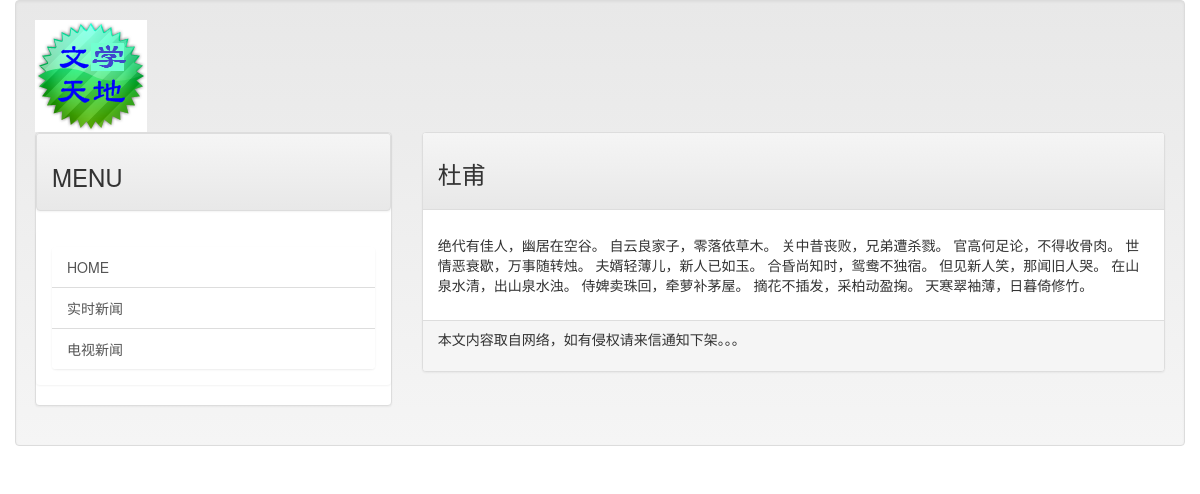
The app's page /post/four with its own data.
### mainsite/models.py (models this page shows, shortened)
class Post(models.Model):
    title = models.CharField(max_length=200)
    slug = models.CharField(max_length=200)
    body = models.TextField()
    pub_date = models.DateTimeField(auto_now=True)
    class Meta:
        ordering = ('-pub_date',)

### mainsite/views.py (the view)
# urls.py: url('^post/(\w+)$', showpost),
def showpost(request, slug):
    template = get_template('post.html')
    try:
        post = Post.objects.get(slug=slug)
        if post != None:
            html = template.render(locals())
            return HttpResponse(html)
    except:
        return redirect('/')

### templates/post.html (shortened to what this page needs)
{% extends 'base.html' %}
{% load markdown_deux_tags %}
{% block headmessage %}
    <h3 style="font-family: 微软雅黑;">{{ post.title }}</h3>
{% endblock %}
{% block content %}
    <p style="font-family: 微软雅黑;font-size:12pt; letter-spacing: 2pt;">
        {{post.body | markdown }}</p>
{% endblock %}

### records on screen
Post: title "杜甫", body "绝代有佳人，幽居在空谷。 自云良家子，零落依草木。 关中昔丧败，兄弟遭杀戮。 官高何足论，不得收骨肉。 世情恶衰歇，万事随转烛。 夫婿轻薄儿，新人已如玉。 合昏尚知时，鸳鸯不独宿。 但见新人笑，那闻旧人哭。 在山泉水清，出山泉水浊。 侍婢卖珠回，牵萝补茅屋。 摘花不插发，采柏动盈掬。 天寒翠袖薄，日暮倚修竹。"
